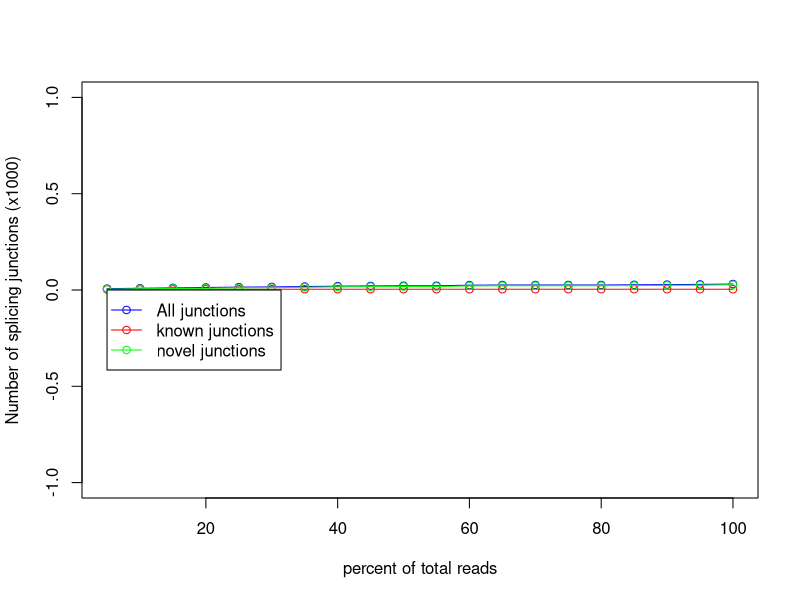

Generate this figure with R:
pdf('CONTROL_REP1.junctionSaturation_plot.pdf')
x=c(5,10,15,20,25,30,35,40,45,50,55,60,65,70,75,80,85,90,95,100)
y=c(3,3,3,4,4,4,4,4,4,4,4,4,4,4,4,4,4,4,4,4)
z=c(7,9,11,13,15,16,18,20,21,22,22,25,26,26,26,26,27,28,29,31)
w=c(4,6,8,9,11,12,14,16,17,18,18,21,22,22,22,22,23,24,25,27)
m=max(0,0,0)
n=min(0,0,0)
plot(x,z/1000,xlab='percent of total reads',ylab='Number of splicing junctions (x1000)',type='o',col='blue',ylim=c(n,m))
points(x,y/1000,type='o',col='red')
points(x,w/1000,type='o',col='green')
legend(5,0, legend=c("All junctions","known junctions", "novel junctions"),col=c("blue","red","green"),lwd=1,pch=1)
dev.off()
